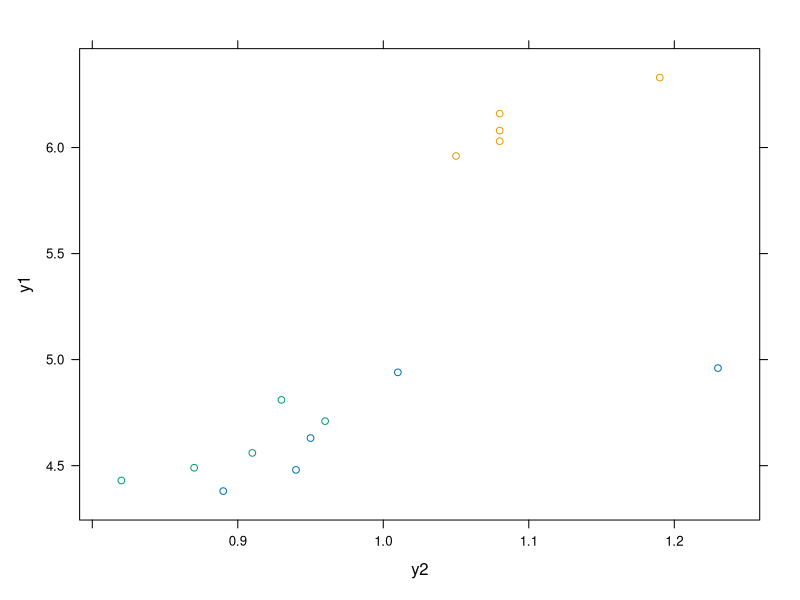

Generate this figure with R:
#-----------------------------------------------------------------------
# Packages.

library(lattice)

#-----------------------------------------------------------------------
# Pimentel Gomes, page 254.

y1 <- c(463, 438, 494, 496, 448, 603, 596, 616, 633, 608, 471, 481, 449,
        443, 456)/100
y2 <- c(950, 890, 1010, 1230, 940, 1080, 1050, 1080, 1190, 1080, 960,
        930, 870, 820, 910)/1000
trt <- gl(n = 3, k = 5, labels = c("Test", "TurFer", "TurNat"))
da <- data.frame(trt, y1, y2)
str(da)

# ATTENTION: This is a toy example, small dataset easy to handle.
xyplot(y1 ~ y2, groups = trt, data = da)

# Fitting the manova model.
m0 <- lm(cbind(y1, y2) ~ trt, data = da)

# Separated univariate models.
summary(m0)

# Separated ANOVA tables.
summary.aov(m0)

# MANOVA table.
anova(m0)

# Estimated parameters.
coef(m0)

# Estimated covariânce matrix (least squares).
var(residuals(m0))

#-----------------------------------------------------------------------
# Doing the math.

# Matrix of responses.
Y <- as.matrix(da[, grep("^y\\d+", names(da))])
colSums(Y)

# Total SSP = Y'Y.
t(Y) %*% Y

# Design matrix.
X <- model.matrix(~trt, data = da)
dim(X)

# Estimation of the model parameters.
XlX <- crossprod(X)
XlY <- crossprod(X, Y)
B <- solve(XlX, XlY)
B

proj <- function(X) {
    tX <- t(X)
    X %*% solve(tX %*% X) %*% tX
}

# Projection matrices.
H <- proj(X)
Hmu <- proj(X[, 1])
I <- diag(nrow(H))

# SSP of the full model.
SSP_full <- t(Y) %*% (I - H) %*% Y

# SSP of the restricted model.
SSP_rest <- t(Y) %*% (I - Hmu) %*% Y

# Extra SSP = SSPrest - SSPfull.
SSP_extr <- t(Y) %*% (H - Hmu) %*% Y

# Just to confirm.
SSP_extr - (SSP_rest - SSP_full)

# Wilks' lambda.
det(SSP_full)/det(SSP_full + SSP_extr)
anova(m0, test = "Wilks")

# Roy's largest root.
eigen(solve(SSP_full, SSP_extr))$values[1]
anova(m0, test = "Roy")

# Hotelling-Lawley (Wald)
sum(diag(solve(SSP_full, SSP_extr)))
anova(m0, test = "Hotelling-Lawley")

# Pillai.
sum(diag(SSP_extr %*% solve(SSP_extr + SSP_full)))
anova(m0, test = "Pillai")

#-----------------------------------------------------------------------
